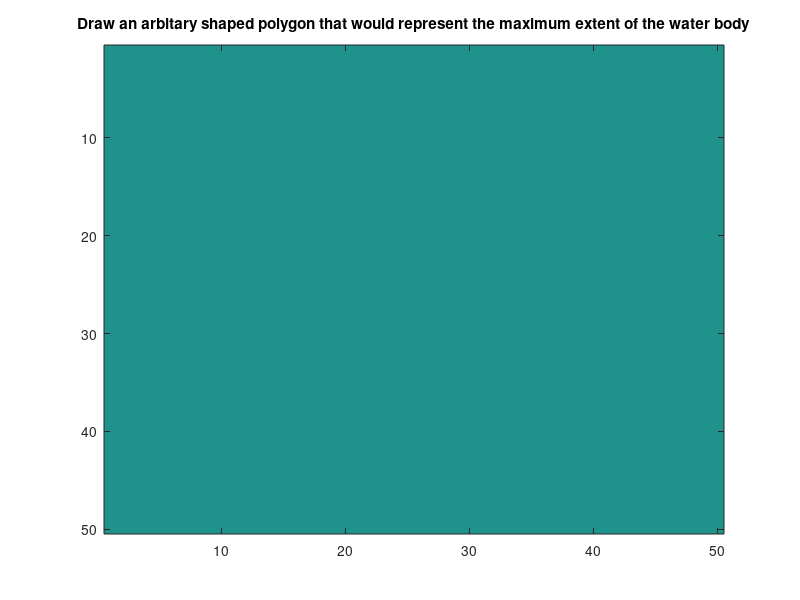

This figure's MATLAB source: (Note: this script raises an error after producing the figure.)
% - This code create synthetic ground truth that mimcs a lake and its variation.
% - It takes a shape of the lake at its maximum area and a water count time series from
%   the user using the interactive interface and then creates a synthetic
%   lake with dynamics.
% - Maximum extent of the lake provide the shape of the lake when the water content is the highest.
% - Water content of a given timestep is the number of pixels labelled as water in that timestep.
%   To mimic shrinking of a lake to a given water content, pixels from the maximum extent are removed until water
%   content does not match the required water content. 
% - Pixels are removed layer by layer i.e., first, pixels from the outermost layer of the extent are removed 
%   in order to mimic drying of a lake then from the second layer and so on.


clearvars
close all;
data_dir = './../Data/'; %location where the synthetic dynamics will be stored
dsname = 'dataset2'; % name of the dataset
fname = [data_dir '/' dsname '.mat']; % name of the dynamics mat file

% Initializing parameters. This can be changed by the user.
R = 50; % number of rows
C = 50; % number of cols
N = R*C; % total number of locations
T = 50; % number of timesteps

% Initiating interactive tool to take maximum extent shape as input from the user
GT = ones(R,C)*2;
f1 = figure;imagesc(GT);title('Draw an arbitary shaped polygon that would represent the maximum extent of the water body')
figure(f1);
h = impoly;
curmask = createMask(h);
GT(curmask) = 1;
figure,imagesc(GT);colormap([0 0 0.7;0 0.7 0]) % blue(1) represents water, green(2) represents land

% Initiating interative tool to take temporal profile of count of water
% pixel from the user. This temporal profile would determine the dynamics
% of the lake

max_water = sum(sum(GT==1)); % amount of water(in terms of number of pixels) in the state of maximum extent of the water body
land_count = N - ones(1,T)*max_water; % initialing amount of land in different timesteps
SM = ones(N,T)*2; % map to take input profile from the user
SM(N-max_water:N,:) = 1;
f1 = figure;imagesc(SM);colormap([0 0 0.7;0 0.7 0]);title('Initialized amount of water. Draw temporal profile')
uiwait(msgbox('Draw a temporal profile such that the profile is under the blue box. Blue box marks the amount of water at the state of maximum extent. Look at the video if there is any issue. Press any key to continue...'));
h = impoly('Closed',false);


pos = getPosition(h); % extracting the coordinates of the input points
% Preparing land count for each timestep by interpolation points provided
% by the user
for i = 1:size(pos,1)-1
    start_ts = max(1,floor(pos(i,1)));
    stop_ts = min(T,floor(pos(i+1,1)));
    start_lc = floor(pos(i,2));
    stop_lc = floor(pos(i+1,2));
    if start_ts==stop_ts
        continue;
    end
    m = (stop_lc - start_lc)/(stop_ts-start_ts);
    c = (stop_lc*start_ts - start_lc*stop_ts)/(start_ts-stop_ts);
    for j = start_ts:stop_ts
        land_count(j) = floor(m*j+c);
    end
end

% Updating map to show the input extent box
parfor i = 1:T
    ind = land_count(i);
    temp = ones(N,1)*2;
    temp(ind:end) = 1;
    SM(:,i) = temp;
end
figure,imagesc(SM);colormap([0 0 0.7;0 0.7 0]);title('Input temporal profile')

%calculating water count in each timestep
water_count = sum(SM==1,1);
figure,plot(water_count);title('temporal profile of amount of water')
hold on
plot([1 T],[max_water max_water],'-r')
hold off


% Preparing Partial Dynamics mapping.
% The idea here is that the lake extents at different timesteps will be prepared
% by removing pixels from boundary of maximum extent until the water content of the lake
% matches with the water content of the given timestep.
init_mask = GT;
contourInfo = {};
while(sum(sum(init_mask==1))>0)
    B = bwboundaries(init_mask==1,8);
    locs = [];
    for i = 1:length(B)
        locs = [ locs; B{i}];
    end
    inds = sub2ind([R C],locs(:,1),locs(:,2));
    inds = inds(randperm(length(inds)));
    contourInfo = [contourInfo inds];
    init_mask(inds)= 2;
    
end


% Preparing Lake Dynamics
init_mask = GT;
mapStack = zeros(R,C,T);
figure;
for i = 1:T
    init_mask = GT;
    
    cur_count = water_count(i);
    max_count = sum(sum(init_mask==1));
    diff_count = max_count-cur_count;
    contourID = 1;
    while diff_count>0
        inds = contourInfo{contourID};
        inds_count = length(inds);
        inds = inds(1:min(diff_count,inds_count));
        init_mask(inds)= 2;
        diff_count = sum(sum(init_mask==1))-cur_count;
        contourID = contourID +1;
    end
    mapStack(:,:,i) = init_mask;
    
    
    
end
GT = mapStack;

% Displaying the dynamics
figure;
fcount = zeros(1,T);
for i=1:T
    imagesc(GT(:,:,i));colormap([0 0 0.7;0 0.7 0]);title(['Timestep: ' num2str(i)])
    fcount(i) = sum(sum(GT(:,:,i)==1));
    pause(0.1);
end
figure,plot(fcount);title('Water Content Time Series')
save(fname,'GT'); % saving the synthetic ground truth stack.


